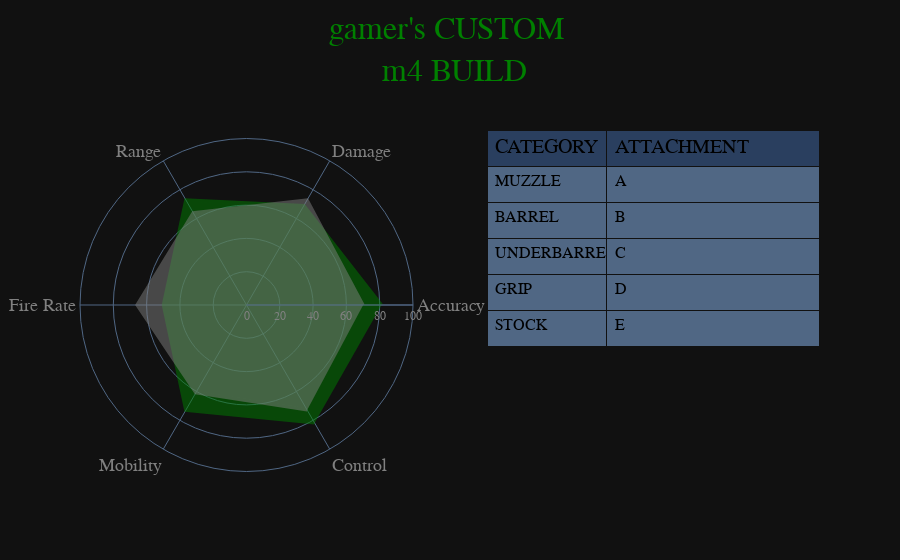

The notebook cell saved with this chart:
### Code cell
make_graph(m4base, upgrade2,"m4","gamer",vals)

### Figure 1 — Plotly figure (JSON) as saved in the notebook; plotly's stock layout.template omitted (floating-point values rounded to 4 significant figures)
{"data": [{"fill": "toself", "fillcolor": "green", "line": {"color": "green", "width": 3}, "mode": "lines", "opacity": 0.5, "r": [81.13, 69, 73.03, 50, 73.03, 81.83], "showlegend": false, "subplot": "polar", "theta": ["Accuracy", "Damage", "Range", "Fire Rate", "Mobility", "Control"], "type": "scatterpolar"}, {"fill": "toself", "fillcolor": "gray", "line": {"color": "gray", "width": 3}, "mode": "lines", "opacity": 0.5, "r": [70.07, 72.89, 64.08, 65.85, 60.92, 72.89], "showlegend": false, "subplot": "polar", "theta": ["Accuracy", "Damage", "Range", "Fire Rate", "Mobility", "Control"], "type": "scatterpolar"}, {"cells": {"align": "left", "font": {"color": "black", "size": 16}, "height": 36, "values": [["MUZZLE", "BARREL", "UNDERBARREL", "GRIP", "STOCK"], ["A", "B", "C", "D", "E"]]}, "columnwidth": [225, 400], "domain": {"x": [0.55, 1], "y": [0, 1]}, "header": {"align": "left", "font": {"color": "black", "size": 20}, "height": 36, "values": ["CATEGORY", "ATTACHMENT"]}, "type": "table"}], "layout": {"font": {"color": "gray", "family": "Helvetica", "size": 18}, "margin": {"t": 130}, "polar": {"domain": {"x": [0, 0.45], "y": [0, 1]}, "radialaxis": {"color": "gray", "range": [0, 100], "showticklabels": true, "tickangle": 0, "tickfont": {"size": 12}}}, "title": {"font": {"color": "green", "family": "Courier New, monospace", "size": 32}, "text": "gamer's CUSTOM <br> m4 BUILD", "x": 0.5, "xanchor": "center", "y": 0.93, "yanchor": "top"}, "transition": {"duration": 1000, "easing": "cubic-in-out"}}}
